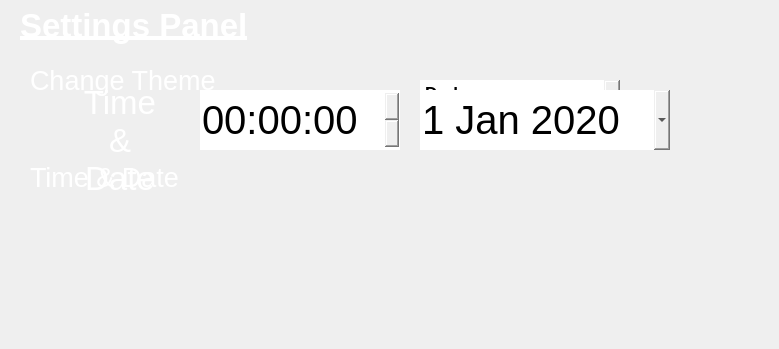
    <widget class="QWidget" name="settingsPage">
     <property name="styleSheet">
      <string notr="true">background:none;
</string>
     </property>
     <widget class="QPushButton" name="homeButtonSt">
      <property name="geometry">
       <rect>
        <x>360</x>
        <y>290</y>
        <width>50</width>
        <height>50</height>
       </rect>
      </property>
      <property name="baseSize">
       <size>
        <width>50</width>
        <height>50</height>
       </size>
      </property>
      <property name="focusPolicy">
       <enum>Qt::NoFocus</enum>
      </property>
      <property name="styleSheet">
       <string notr="true">border:none;
border-radius:80px;</string>
      </property>
      <property name="text">
       <string/>
      </property>
      <property name="iconSize">
       <size>
        <width>100</width>
        <height>100</height>
       </size>
      </property>
      <property name="autoDefault">
       <bool>true</bool>
      </property>
     </widget>
     <widget class="QGroupBox" name="settingsContentGroup">
      <property name="geometry">
       <rect>
        <x>10</x>
        <y>0</y>
        <width>760</width>
        <height>290</height>
       </rect>
      </property>
      <property name="styleSheet">
       <string notr="true">background:none;
border:none;</string>
      </property>
      <property name="title">
       <string/>
      </property>
      <widget class="QLabel" name="settingsPanelLabel">
       <property name="geometry">
        <rect>
         <x>10</x>
         <y>0</y>
         <width>280</width>
         <height>50</height>
        </rect>
       </property>
       <property name="font">
        <font>
         <pointsize>25</pointsize>
         <weight>75</weight>
         <bold>true</bold>
         <underline>true</underline>
        </font>
       </property>
       <property name="styleSheet">
        <string notr="true">color:white;</string>
       </property>
       <property name="frameShape">
        <enum>QFrame::NoFrame</enum>
       </property>
       <property name="text">
        <string>Settings Panel</string>
       </property>
      </widget>
      <widget class="QGroupBox" name="setTimeDateGroup">
       <property name="geometry">
        <rect>
         <x>60</x>
         <y>50</y>
         <width>700</width>
         <height>300</height>
        </rect>
       </property>
       <property name="font">
        <font>
         <pointsize>20</pointsize>
        </font>
       </property>
       <property name="styleSheet">
        <string notr="true">color:white;</string>
       </property>
       <property name="title">
        <string/>
       </property>
       <widget class="QPushButton" name="doneTimeDateButton">
        <property name="geometry">
         <rect>
          <x>360</x>
          <y>160</y>
          <width>60</width>
          <height>60</height>
         </rect>
        </property>
        <property name="baseSize">
         <size>
          <width>50</width>
          <height>50</height>
         </size>
        </property>
        <property name="font">
         <font>
          <pointsize>15</pointsize>
         </font>
        </property>
        <property name="text">
         <string/>
        </property>
        <property name="iconSize">
         <size>
          <width>50</width>
          <height>50</height>
         </size>
        </property>
       </widget>
       <widget class="QPushButton" name="cancelTimeDateButton">
        <property name="geometry">
         <rect>
          <x>280</x>
          <y>160</y>
          <width>60</width>
          <height>60</height>
         </rect>
        </property>
        <property name="baseSize">
         <size>
          <width>50</width>
          <height>50</height>
         </size>
        </property>
        <property name="font">
         <font>
          <pointsize>15</pointsize>
         </font>
        </property>
        <property name="styleSheet">
         <string notr="true"/>
        </property>
        <property name="text">
         <string/>
        </property>
        <property name="iconSize">
         <size>
          <width>50</width>
          <height>50</height>
         </size>
        </property>
       </widget>
       <widget class="QTimeEdit" name="updatedTimeValue">
        <property name="geometry">
         <rect>
          <x>130</x>
          <y>40</y>
          <width>200</width>
          <height>60</height>
         </rect>
        </property>
        <property name="font">
         <font>
          <pointsize>30</pointsize>
         </font>
        </property>
        <property name="styleSheet">
         <string notr="true">color:black;</string>
        </property>
        <property name="showGroupSeparator" stdset="0">
         <bool>false</bool>
        </property>
        <property name="currentSection">
         <enum>QDateTimeEdit::HourSection</enum>
        </property>
       </widget>
       <widget class="QDateEdit" name="updatedDateValue">
        <property name="geometry">
         <rect>
          <x>350</x>
          <y>40</y>
          <width>250</width>
          <height>60</height>
         </rect>
        </property>
        <property name="font">
         <font>
          <pointsize>30</pointsize>
         </font>
        </property>
        <property name="styleSheet">
         <string notr="true">color:black;</string>
        </property>
        <property name="calendarPopup">
         <bool>true</bool>
        </property>
        <property name="date">
         <date>
          <year>2020</year>
          <month>1</month>
          <day>1</day>
         </date>
        </property>
       </widget>
       <widget class="QLabel" name="updateTimeDateLabel">
        <property name="geometry">
         <rect>
          <x>0</x>
          <y>40</y>
          <width>100</width>
          <height>100</height>
         </rect>
        </property>
        <property name="font">
         <font>
          <pointsize>25</pointsize>
         </font>
        </property>
        <property name="styleSheet">
         <string notr="true">color:white;</string>
        </property>
        <property name="text">
         <string>Time &amp; Date</string>
        </property>
        <property name="alignment">
         <set>Qt::AlignCenter</set>
        </property>
        <property name="wordWrap">
         <bool>true</bool>
        </property>
       </widget>
      </widget>
      <widget class="QGroupBox" name="settingsMainGroup">
       <property name="geometry">
        <rect>
         <x>10</x>
         <y>0</y>
         <width>750</width>
         <height>350</height>
        </rect>
       </property>
       <property name="title">
        <string/>
       </property>
       <widget class="QLabel" name="ThemeLabel">
        <property name="geometry">
         <rect>
          <x>10</x>
          <y>55</y>
          <width>200</width>
          <height>50</height>
         </rect>
        </property>
        <property name="font">
         <font>
          <pointsize>20</pointsize>
         </font>
        </property>
        <property name="styleSheet">
         <string notr="true">color:white;
       </string>
        </property>
        <property name="text">
         <string>Change Theme</string>
        </property>
       </widget>
       <widget class="QComboBox" name="themeComboBox">
        <property name="geometry">
         <rect>
          <x>400</x>
          <y>80</y>
          <width>200</width>
          <height>25</height>
         </rect>
        </property>
        <property name="font">
         <font>
          <family>Ubuntu</family>
          <pointsize>13</pointsize>
          <weight>88</weight>
          <italic>false</italic>
          <bold>true</bold>
         </font>
        </property>
        <property name="acceptDrops">
         <bool>false</bool>
        </property>
        <property name="autoFillBackground">
         <bool>false</bool>
        </property>
        <property name="styleSheet">
         <string notr="true">font: 700 13pt &quot;Ubuntu&quot;;
</string>
        </property>
        <property name="editable">
         <bool>false</bool>
        </property>
        <property name="currentText">
         <string>Dark</string>
        </property>
        <property name="frame">
         <bool>false</bool>
        </property>
        <item>
         <property name="text">
          <string>Dark</string>
         </property>
        </item>
        <item>
         <property name="text">
          <string>Pattern</string>
         </property>
        </item>
        <item>
         <property name="text">
          <string>Galaxy</string>
         </property>
        </item>
        <item>
         <property name="text">
          <string>Colorful</string>
         </property>
        </item>
       </widget>
       <widget class="QLabel" name="setTimeDateLabel">
        <property name="geometry">
         <rect>
          <x>10</x>
          <y>150</y>
          <width>200</width>
          <height>55</height>
         </rect>
        </property>
        <property name="font">
         <font>
          <pointsize>20</pointsize>
         </font>
        </property>
        <property name="styleSheet">
         <string notr="true">color:white;
</string>
        </property>
        <property name="text">
         <string>Time &amp; Date</string>
        </property>
       </widget>
       <widget class="QPushButton" name="setTimeDateButton">
        <property name="geometry">
         <rect>
          <x>400</x>
          <y>150</y>
          <width>280</width>
          <height>50</height>
         </rect>
        </property>
        <property name="font">
         <font>
          <pointsize>15</pointsize>
         </font>
        </property>
        <property name="styleSheet">
         <string notr="true">color:white;</string>
        </property>
        <property name="text">
         <string/>
        </property>
       </widget>
      </widget>
      <zorder>settingsPanelLabel</zorder>
      <zorder>settingsMainGroup</zorder>
      <zorder>setTimeDateGroup</zorder>
     </widget>
    </widget>
